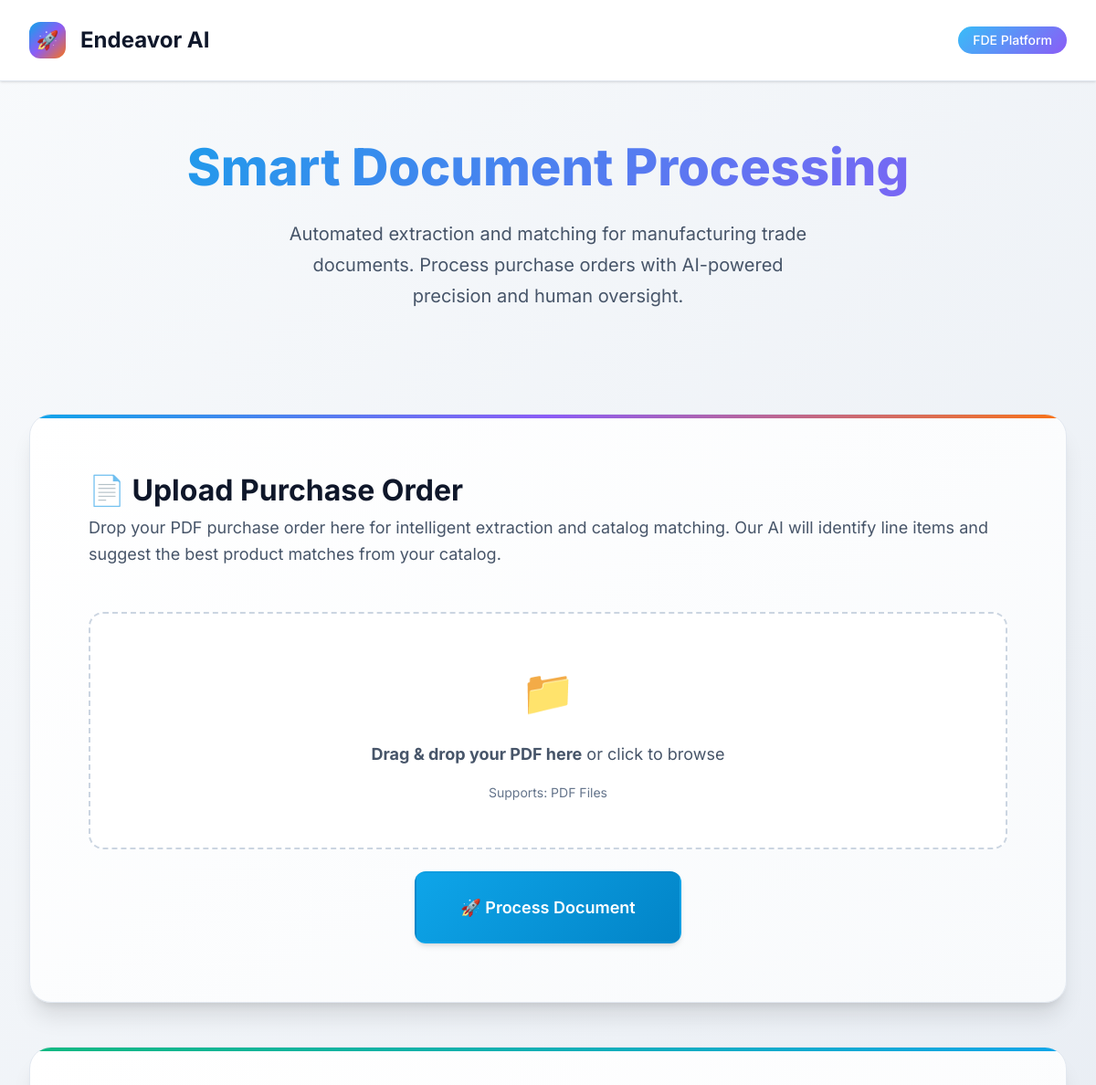
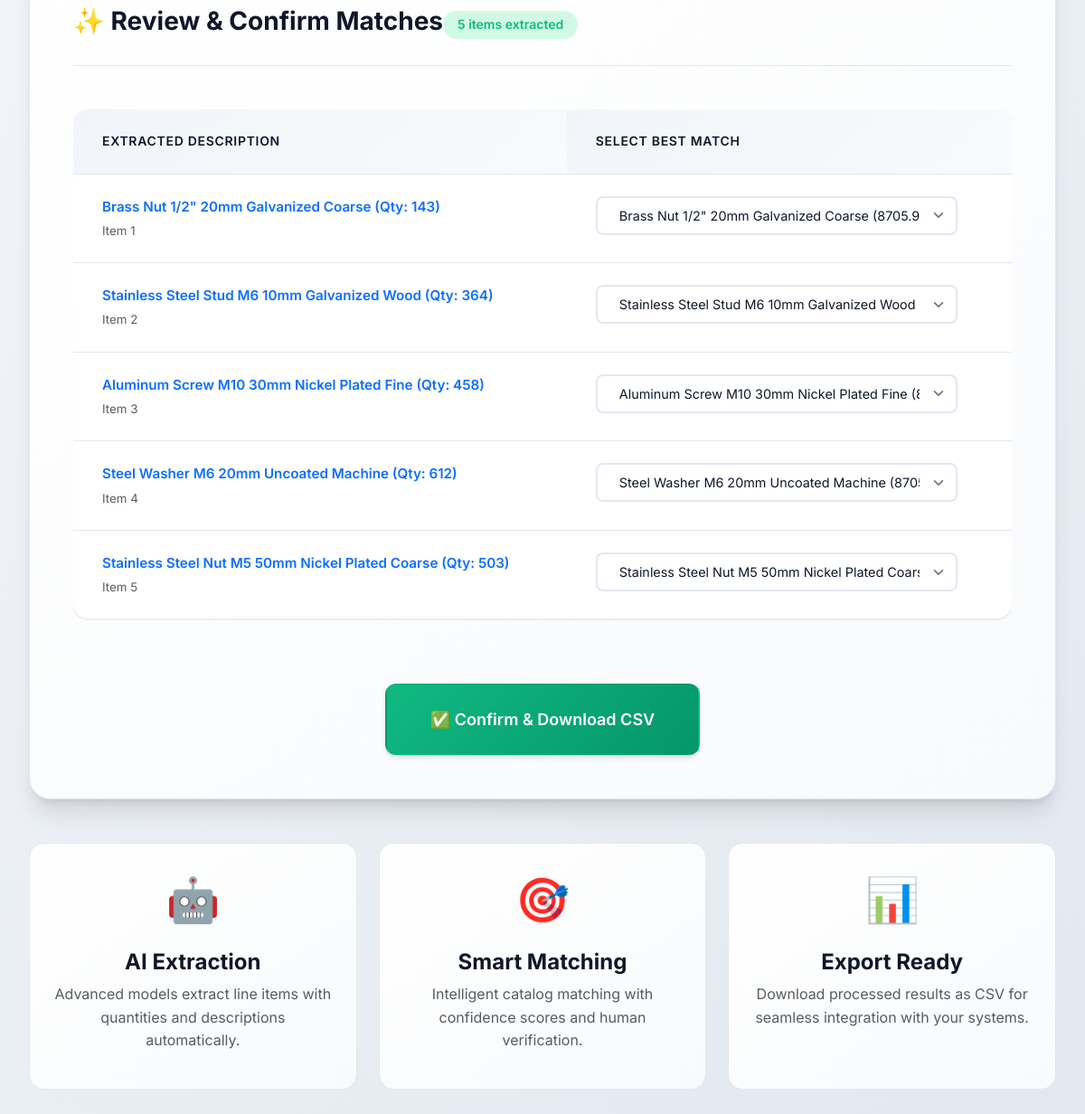
The page /review/1 on the database its author committed (2 pictures, top to bottom).
### tables this page shows
CREATE TABLE line_items (
        id           INTEGER PRIMARY KEY AUTOINCREMENT,
        document_id  INTEGER,
        description  TEXT,
        raw_index    INTEGER,
        FOREIGN KEY(document_id) REFERENCES documents(id)
    );

### app.py (the view)
@app.route("/review/<int:doc_id>")
def review(doc_id: int):
    conn = db_conn()
    c = conn.cursor()
    items = c.execute(
        "SELECT * FROM line_items WHERE document_id=?", (doc_id,)
    ).fetchall()
    for itm in items:
        if not c.execute(
            "SELECT 1 FROM matches WHERE line_item_id=?", (itm["id"],)
        ).fetchone():
            resp = requests.get(
                MATCH_ENDPOINT,
                params={"query": itm["description"], "limit": 5},
            )
            resp.raise_for_status()
            matches = resp.json()
            choices = [{"name": m["match"], "score": m["score"]} for m in matches]
            c.execute(
                "INSERT INTO matches(line_item_id, choice_json) VALUES(?,?)",
                (itm["id"], json.dumps(choices)),
            )
    conn.commit()
    payload: List[Dict[str, Any]] = []
    for itm in items:
        m = c.execute(
            "SELECT * FROM matches WHERE line_item_id=?", (itm["id"],)
        ).fetchone()
        payload.append(
            {
                "match_id": m["id"],
                "description": itm["description"],
                "choices": json.loads(m["choice_json"]),
                "confirmed": m["confirmed_id"],
            }
        )
    return render_template(
        "index.html", REVIEW_DATA={"doc_id": doc_id, "rows": payload}
    )

### app.py (called while the page is built)
def _current_db_path() -> str:
    return os.getenv("DB_PATH", DEFAULT_DB_PATH)

def db_conn() -> sqlite3.Connection:
    db_path = _current_db_path()
    os.makedirs(os.path.dirname(db_path) or ".", exist_ok=True)
    connection = sqlite3.connect(db_path)
    connection.row_factory = sqlite3.Row
    connection.execute("PRAGMA foreign_keys = ON;")
    LOG.debug("Opened SQLite connection to %s", db_path)
    return connection

### templates/index.html (shortened to what this page needs)
{% extends 'layout.html' %}
{% block header %}Smart Document Processing{% endblock %}
{% block content %}
  <section class="upload-section fade-in">
    <h2>📄 Upload Purchase Order</h2>
    <p>Drop your PDF purchase order here for intelligent extraction and catalog matching. Our AI will identify line items and suggest the best product matches from your catalog.</p>
    <form action="/upload" method="post" enctype="multipart/form-data" id="upload-form">
      <div class="file-upload-area" id="file-drop-area">
        <div class="upload-icon">📁</div>
        <div class="upload-text">
          <strong>Drag & drop your PDF here</strong> or click to browse
        </div>
        <div class="upload-hint">
          Supports: PDF Files
        </div>
      </div>
      <div class="text-center mt-4">
        <button type="submit" class="btn btn-primary btn-lg" id="upload-btn">
          <span class="btn-text">🚀 Process Document</span>
        </button>
      </div>
    </form>
  </section>
  {% if REVIEW_DATA %}
  <section class="review-section slide-up">
    <div class="review-header">
      <h2 class="review-title">
        ✨ Review & Confirm Matches
      </h2>
      <span class="review-badge">{{ REVIEW_DATA.rows|length }} items extracted</span>
    </div>
    <form method="post" action="/confirm/{{ REVIEW_DATA.doc_id }}" id="review-form">
      <div class="table-responsive">
        <table class="modern-table">
          <thead>
            <tr>
              <th>Extracted Description</th>
              <th>Select Best Match</th>
            </tr>
          </thead>
          <tbody>
            {% for row in REVIEW_DATA.rows %}
            <tr>
              <td>
                <div class="fw-semibold text-primary">{{ row.description }}</div>
                <div class="text-muted small mt-1">Item {{ loop.index }}</div>
              </td>
              <td>
                <select class="modern-select" name="{{ row.match_id }}" required>
                  {% for choice in row.choices %}
                   <option value="{{ loop.index0 }}"
                     {% if loop.index0 == 0 %}selected{% endif %}>
                     {{ choice.name }} ({{ "%.1f"|format(choice.score * 100) }}% match)
                   </option>
                   {% endfor %}
                </select>
              </td>
            </tr>
            {% endfor %}
          </tbody>
        </table>
      </div>
      <div class="text-center mt-4">
        <button type="submit" class="btn btn-success btn-lg">
          ✅ Confirm & Download CSV
        </button>
      </div>
    </form>
  </section>
  {% endif %}
  <section class="features-section mt-5">
    <div class="row g-4">
      <div class="col-md-4">
        <div class="feature-card text-center p-4">
          <div class="feature-icon mb-3">🤖</div>
          <h4 class="fw-bold">AI Extraction</h4>
          <p class="text-muted">Advanced models extract line items with quantities and descriptions automatically.</p>
        </div>
      </div>
      <div class="col-md-4">
        <div class="feature-card text-center p-4">
          <div class="feature-icon mb-3">🎯</div>
          <h4 class="fw-bold">Smart Matching</h4>
          <p class="text-muted">Intelligent catalog matching with confidence scores and human verification.</p>
        </div>
      </div>
      <div class="col-md-4">
        <div class="feature-card text-center p-4">
          <div class="feature-icon mb-3">📊</div>
          <h4 class="fw-bold">Export Ready</h4>
          <p class="text-muted">Download processed results as CSV for seamless integration with your systems.</p>
        </div>
      </div>
    </div>
  </section>
{% endblock %}

### templates/layout.html (shortened to what this page needs)
<!DOCTYPE html>
<html lang="en">
<head>
  <link href="https://cdn.jsdelivr.net/npm/bootstrap@5.3.2/dist/css/bootstrap.min.css" rel="stylesheet" />
  <link href="/static/styles.css" rel="stylesheet" />
</head>
<body>
  <div class="main-container">
    <header class="app-header">
      <div class="header-content">
        <a href="/" class="logo">
          <div class="logo-icon">🚀</div>
          <span>Endeavor AI</span>
        </a>
        <div class="nav-badge">FDE Platform</div>
      </div>
    </header>
    <section class="hero-section">
      <h1 class="hero-title">
        {% block header %}Transform Documents with AI{% endblock %}
      </h1>
      <p class="hero-subtitle">
        Automated extraction and matching for manufacturing trade documents.
        Process purchase orders with AI-powered precision and human oversight.
      </p>
    </section>
    <main class="content-wrapper">
      {% block content %}{% endblock %}
    </main>
  </div>
</body>
</html>

### templates/index.html (style rules this page uses)
.feature-card { background: var(--gradient-card); border: 1px solid var(--border-light); border-radius: var(--radius-xl); transition: all 0.3s ease; height: 100%; }
.feature-icon { font-size: 3rem; }
.features-section { margin-top: var(--space-3xl); }

### rows shown on the page
line_items: description "Brass Nut 1/2\" 20mm Galvanized Coarse (Qty: 143)"
line_items: description "Stainless Steel Stud M6 10mm Galvanized Wood (Qty: 364)"
line_items: description "Aluminum Screw M10 30mm Nickel Plated Fine (Qty: 458)"
line_items: description "Steel Washer M6 20mm Uncoated Machine (Qty: 612)"
line_items: description "Stainless Steel Nut M5 50mm Nickel Plated Coarse (Qty: 503)"

### other values the page prints
{{ REVIEW_DATA.rows|length }} "5"
form field value "Brass Nut 1/2\" 20mm Galvanized Coarse (8705.9% match)"
form field value "Stainless Steel Stud M6 10mm Galvanized Wood (8888.9% match)"
form field value "Aluminum Screw M10 30mm Nickel Plated Fine (8842.1% match)"
form field value "Steel Washer M6 20mm Uncoated Machine (8705.9% match)"
form field value "Stainless Steel Nut M5 50mm Nickel Plated Coarse (8972.0% match)"
